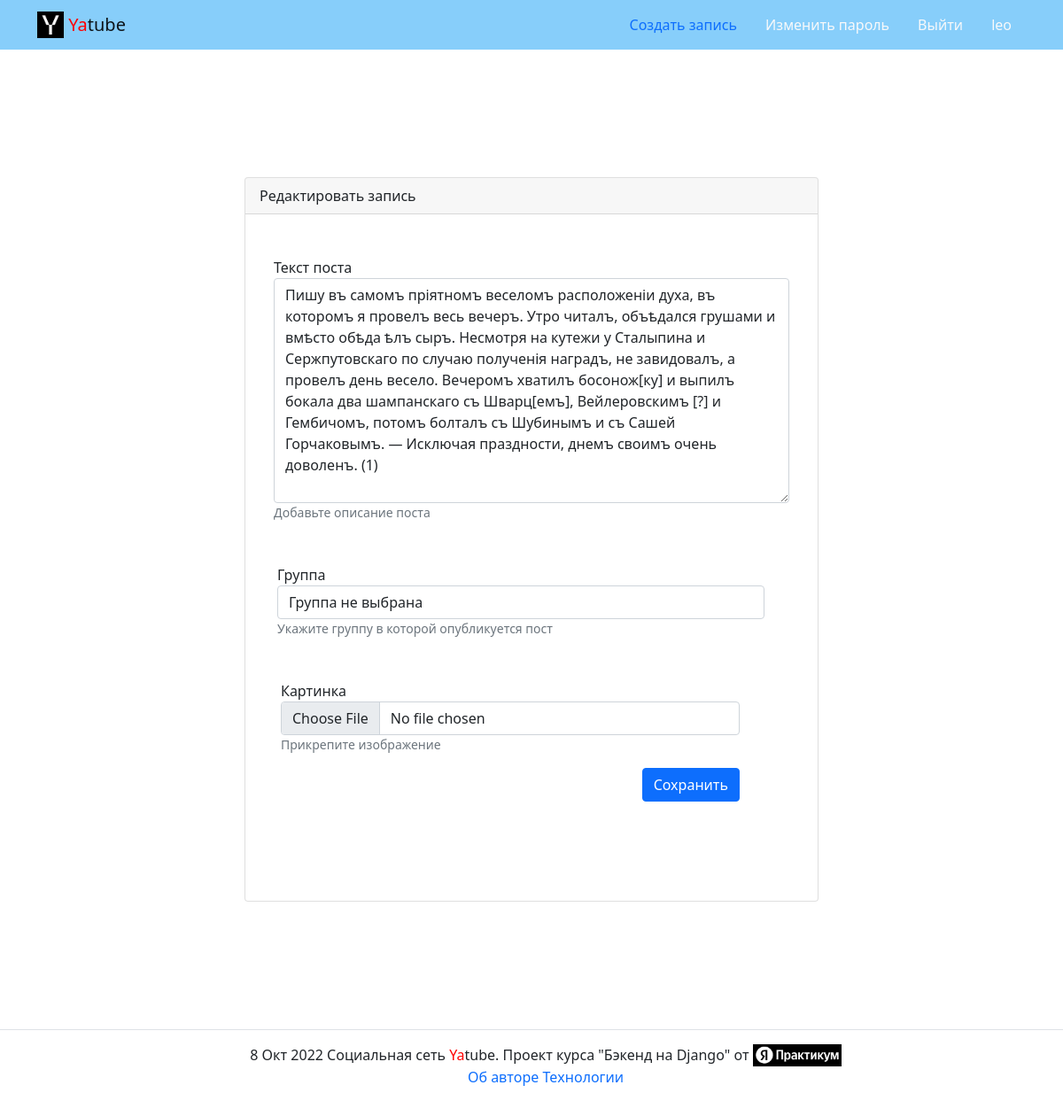
The app's page /posts/34/edit/ (signed in) with its own data.
### posts/models.py (models this page shows, shortened)
class Post(models.Model):
    text = models.TextField(
        verbose_name="Текст поста",
        help_text="Добавьте описание поста"
    )
    pub_date = models.DateTimeField(
        auto_now_add=True,
        verbose_name="Дата публикации"
    )
    author = models.ForeignKey(
        User,
        on_delete=models.CASCADE,
        related_name='posts',
        verbose_name="Автор"
    )
    group = models.ForeignKey(
        Group,
        blank=True,
        null=True,
        related_name='posts',
        on_delete=models.SET_NULL,
        verbose_name="Группа",
        help_text="Укажите группу в которой опубликуется пост"
    )
    image = models.ImageField(
        verbose_name="Картинка",
        help_text="Прикрепите изображение",
        upload_to='posts/',
        blank=True
    )
    class Meta:
        ordering = ('-pub_date',)
        verbose_name = "Статья"
        verbose_name_plural = "Статьи"

### posts/views.py (the view)
# urls.py: path('posts/<int:post_id>/edit/', views.post_edit, name='post_edit'),
@login_required
def post_edit(request, post_id):
    post = get_object_or_404(
        Post.objects.select_related('author'), pk=post_id
    )
    if request.user != post.author:
        return redirect('posts:post_detail', post_id=post_id)
    form = PostForm(
        request.POST or None,
        files=request.FILES or None,
        instance=post
    )
    if form.is_valid():
        form.save()
        return redirect('posts:post_detail', post_id=post_id)
    return render(request, 'posts/create_post.html',
                  {'form': form, 'is_edit': True})

### posts/forms.py
class PostForm(forms.ModelForm):
    def __init__(self, *args, **kwargs):
        super().__init__(*args, **kwargs)
        self.fields['group'].empty_label = "Группа не выбрана"
    class Meta:
        model = Post
        fields = ('text', 'group', 'image',)

### core/templatetags/user_filters.py (called while the page is built)
@register.filter
def addclass(field, css):
    return field.as_widget(attrs={'class': css})

### templates/posts/create_post.html (shortened to what this page needs)
{% extends 'base.html' %}
{% load user_filters %}
{% block content %}
  <main>
    <div class="container py-5">
      <div class="row justify-content-center">
        <div class="col-md-8 p-5">
          <div class="card">
            <div class="card-header">
              {% if is_edit %}
                Редактировать запись
              {% else %}
                Добавить запись
              {% endif %}
            </div>
            <div class="card-body">
              <form method="post" action="{% url 'posts:post_create' %}"
                    enctype="multipart/form-data">
                {% for field in form %}
                  <div class="form-group row my-3 p-3">
                  <label for="{{ field.id_for_label }}">
                    {{ field.label }}
                  </label>
                  <div>
                    {{ field|addclass:'form-control' }}
                    <small id="{{ field.id_for_label }}-help"
                           class="form-text text-mut">
                      <p>{{ field.help_text }}</p>
                    </small>
                  </div>
                {% endfor %}
                <div class="d-flex justify-content-end">
                  <button type="submit" class="btn btn-primary">
                    {% if is_edit %}
                      Сохранить
                    {% else %}
                      Добавить
                    {% endif %}
                  </button>
                </div>
              </form>
            </div>
          </div>
        </div>
      </div>
    </div>
  </main>
{% endblock %}

### templates/includes/header.html (shortened to what this page needs)
{% load static %}
<nav class="navbar navbar-light" style="background-color: lightskyblue">
  <div class="container">
    <a class="navbar-brand" href="{% url 'posts:index' %}">
      <img src="{% static 'img/logo.png' %}" width="30" height="30" class="d-inline-block align-top" alt="">
      <span style="color:red">Ya</span>tube
    </a>
      <ul class="nav nav-pills">
      {% with request.resolver_match.view_name as view_name %}
        {% if request.user.is_authenticated %}
        <li class="nav-item">
          <a class="nav-link {% if view_name  == 'posts:post_create' %}active{% endif %}" href="{% url 'posts:post_create' %}">Создать запись</a>
        </li>
        <li class="nav-item">
          <a class="nav-link link-light {% if view_name  == 'password_change' %}active{% endif %}" href="{% url 'password_change' %}">Изменить пароль</a>
        </li>
        <li class="nav-item">
          <a class="nav-link link-light {% if view_name  == 'users:logout' %}active{% endif %}" href="{% url 'users:logout' %}">Выйти</a>
        </li>
        <li class="nav-item">
          <a class="nav-link link-light ">{{ user.username }}</a>
        </li>
        {% endif %}
    {% endwith %}
    </ul>
  </div>
</nav>

### records on screen
Post: form "Пишу въ самомъ пріятномъ веселомъ расположеніи духа, въ которомъ я провелъ весь вечеръ. Утро читалъ, объѣдался грушами и вмѣсто обѣда ѣлъ сыръ. Несмотря на кутежи у Сталыпина и Сержпутовскаго по случаю полученія наградъ, не завидовалъ, а провелъ день весело. Вечеромъ хватилъ босонож[ку] и выпилъ бокала два шампанскаго съ Шварц[емъ], Вейлеровскимъ [?] и Гембичомъ, потомъ болталъ съ Шубинымъ и съ Сашей Горчаковымъ. — Исключая праздности, днемъ своимъ очень доволенъ. (1)" "Группа не выбрана"

### other values on screen
{{ user.username }} "leo"
{{ field.label }} "Текст поста" "Группа" "Картинка"
{{ field.help_text }} "Добавьте описание поста" "Укажите группу в которой опубликуется пост" "Прикрепите изображение"
